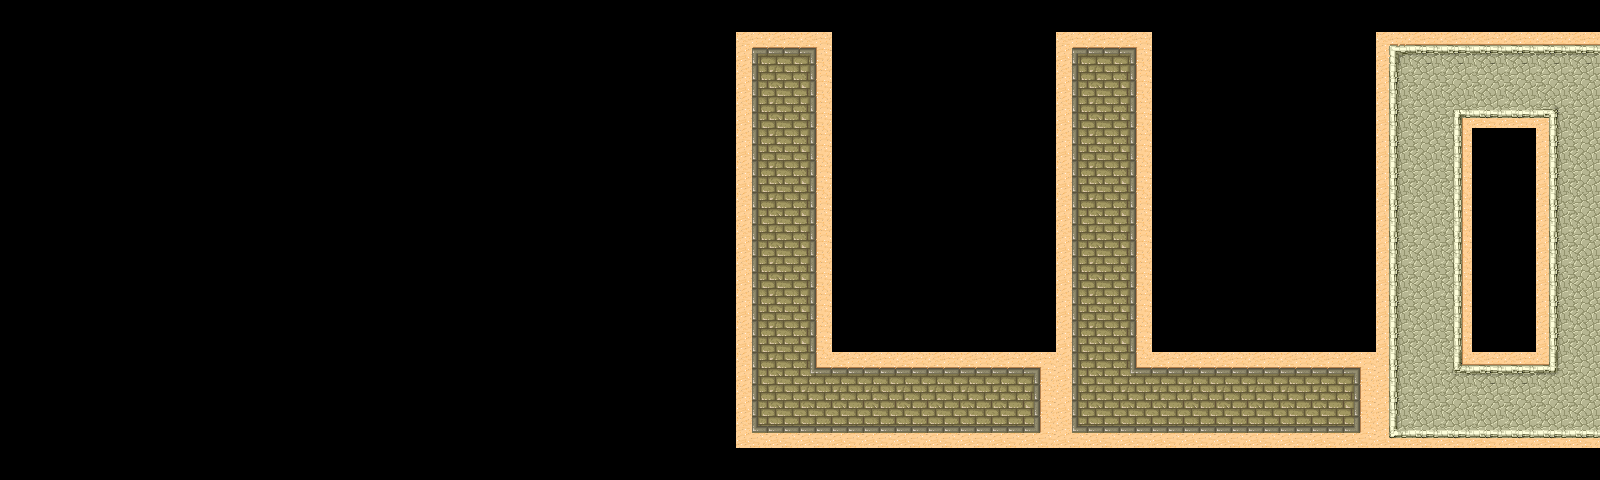

Below is a game level as drawn by its tile map, then a one-line description and the .tmx that defines it (tile-layer data replaced by summaries):
An orthogonal 50x15 tile map with 32x32 px tiles, 2 tile layers (Tile Layer 2, Tile Layer 3), 1 hidden layer not drawn.

<map version="1.0" orientation="orthogonal" renderorder="left-up" width="50" height="15" tilewidth="32" tileheight="32" nextobjectid="1">
 <tileset firstgid="1" name="Desert" tilewidth="32" tileheight="32" spacing="1" margin="1" tilecount="48" columns="8">
  <image source="tmw_desert_spacing.png" width="265" height="199" />
  <terraintypes>
   <terrain name="dirt" tile="-1" />
   <terrain name="bricks" tile="-1" />
   <terrain name="stone" tile="-1" />
  </terraintypes>
  <tile id="0" terrain=",,,1" />
  <tile id="1" terrain=",,1,1" />
  <tile id="2" terrain=",,1," />
  <tile id="3" terrain="0,0,0," />
  <tile id="4" terrain="0,0,,0" />
  <tile id="5" terrain=",,,0" />
  <tile id="6" terrain=",,0,0" />
  <tile id="7" terrain=",,0," />
  <tile id="8" terrain=",1,,1" />
  <tile id="9" terrain="1,1,1,1" />
  <tile id="10" terrain="1,,1," />
  <tile id="11" terrain="0,,0,0" />
  <tile id="12" terrain=",0,0,0" />
  <tile id="13" terrain=",0,,0" />
  <tile id="14" terrain="0,0,0,0" />
  <tile id="15" terrain="0,,0," />
  <tile id="16" terrain=",1,," />
  <tile id="17" terrain="1,1,," />
  <tile id="18" terrain="1,,," />
  <tile id="19" terrain="1,1,1," />
  <tile id="20" terrain="1,1,,1" />
  <tile id="21" terrain=",0,," />
  <tile id="22" terrain="0,0,," />
  <tile id="23" terrain="0,,," />
  <tile id="24" terrain=",,,2" />
  <tile id="25" terrain=",,2,2" />
  <tile id="26" terrain=",,2," />
  <tile id="27" terrain="1,,1,1" />
  <tile id="28" terrain=",1,1,1" />
  <tile id="32" terrain=",2,,2" />
  <tile id="33" terrain="2,2,2,2" />
  <tile id="34" terrain="2,,2," />
  <tile id="35" terrain="2,2,2," />
  <tile id="36" terrain="2,2,,2" />
  <tile id="40" terrain=",2,," />
  <tile id="41" terrain="2,2,," />
  <tile id="42" terrain="2,,," />
  <tile id="43" terrain="2,,2,2" />
  <tile id="44" terrain=",2,2,2" />
 </tileset>
 <layer name="Capa de Patrones 1" width="50" height="15" visible="0">
  <data>[750 cells, 750 non-empty, 25 distinct tile ids]</data>
 </layer>
 <layer name="Tile Layer 2" width="50" height="15">
  <data>[750 cells, 120 non-empty, 10 distinct tile ids]</data>
 </layer>
 <layer name="Tile Layer 3" width="50" height="15">
  <data>[750 cells, 77 non-empty, 11 distinct tile ids]</data>
 </layer>
</map>
